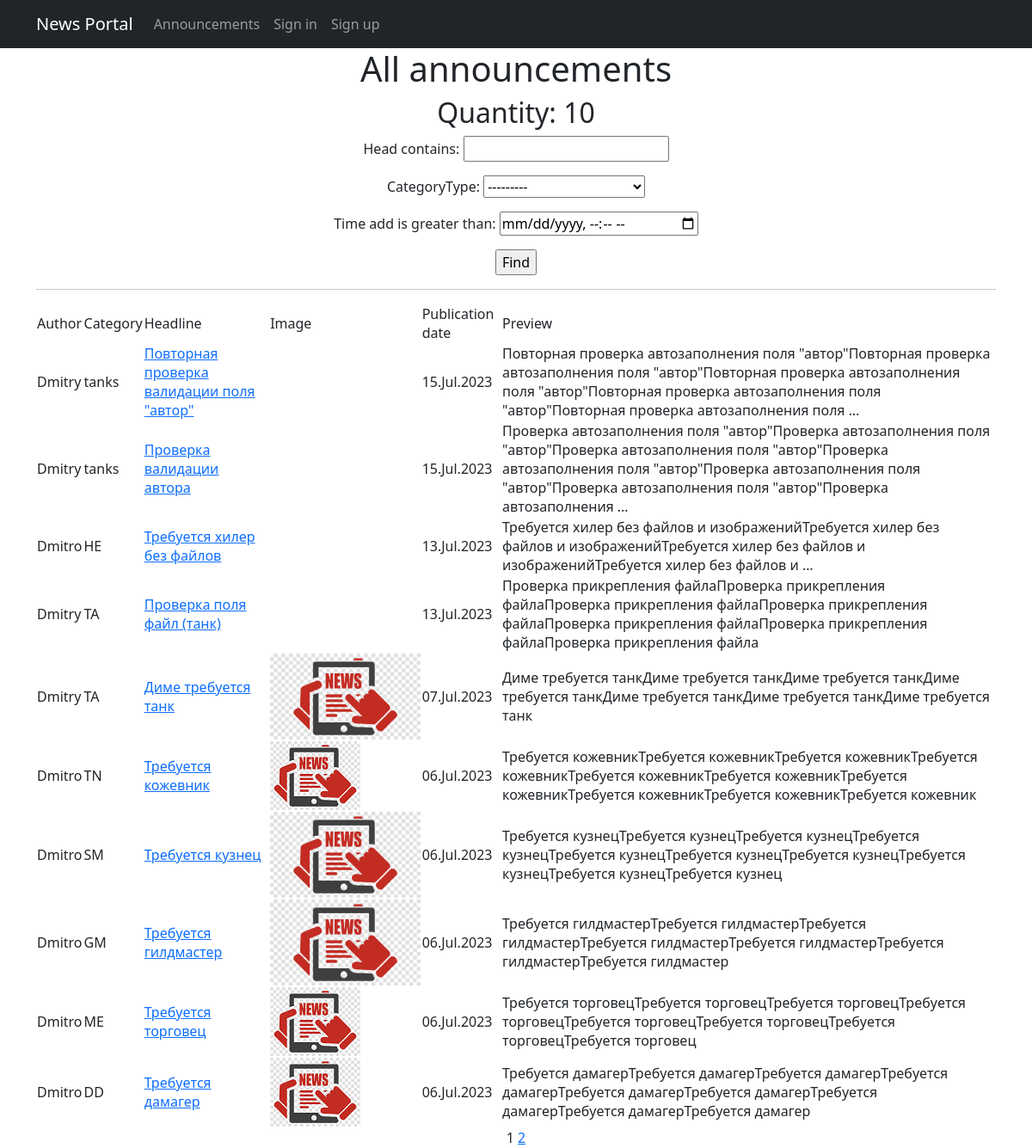
Page /announcements/ on the committed database.
### board/models.py (models this page shows, shortened)
class Announcement(models.Model):
    author = models.ForeignKey(User, on_delete=models.CASCADE)
    TYPE = (
        ('tanks', 'Танки'),
        ('heals', 'Хилы'),
        ('damage_dealers', 'Дамагеры'),
        ('merchants', 'Торговецы'),
        ('guildmasters', 'Гилдмастеры'),
        ('questgivers', 'Квестгиверы'),
        ('smiths', 'Кузнецы'),
        ('tanners', 'Кожевникы'),
        ('potions_masters', 'Зельевары'),
        ('spell_masters', 'Мастера заклинаний'),
    )
    categoryType = models.CharField(max_length=15, choices=TYPE, default='tanks')
    time_add = models.DateTimeField(auto_now_add=True)
    head = models.CharField(max_length=256)
    body = models.TextField()
    image = models.ImageField(upload_to='images', blank=True, null=True)
    file = models.FileField(upload_to='files', blank=True, null=True)

### board/views.py (the view)
# urls.py: path('', SearchAnnouncement.as_view(), name='announcement_search'),
class SearchAnnouncement(ListView):
    model = Announcement
    ordering = '-time_add'
    template_name = 'search.html'
    context_object_name = 'announcements'
    paginate_by = 10
    def get_queryset(self):
        queryset = super().get_queryset()
        self.filterset = AnnouncementFilter(self.request.GET, queryset)
        return self.filterset.qs
    def get_context_data(self, **kwargs):
        context = super().get_context_data(**kwargs)
        context['is_admin'] = self.request.user.groups.filter(name='Admins').exists()
        context['superuser'] = self.request.user.is_superuser
        context['filterset'] = self.filterset
        return context

### board/templatetags/custom_filters.py (called while the page is built)
@register.filter()
def censor(text):
    try:
        str(text)
        word_list = text.split()
        for swear in SWEAR_WORDS:
            for i, word in enumerate(word_list):
                if swear[1:] in word:  # проверка со второй буквы, чтобы учесть верхний регистр
                    word_list[i] = word_list[i].replace(word, SWEAR_WORDS[swear])
        return ' '.join(word_list)
    except ValueError:
        print("Ошибка, невозможно применить фильтр к не строковым данным")

### board/templatetags/custom_tags.py (called while the page is built)
@register.simple_tag(takes_context=True)
def url_replace(context, **kwargs):
    d = context['request'].GET.copy()
    for k, v in kwargs.items():
        d[k] = v
    return d.urlencode()

### templates/search.html (shortened to what this page needs)
{% extends 'flatpages/default.html' %}
{% load custom_filters %}
{% load custom_tags %}
{% block content %}
    <h1>All announcements</h1>
    <h2>Quantity: {{ announcements|length }}</h2>
    <form action="" method="get">
        {{ filterset.form.as_p }}
        <input type="submit" value="Find" />
    </form>
    <hr>
    {% if announcements %}
        <table>
            <tr>
                <td>Author</td>
                <td>Category</td>
                <td>Headline</td>
                <td>Image</td>
                <td>Publication date</td>
                <td>Preview</td>
            </tr>
            {% for announcement in announcements %}
            <tr>
                <td>{{ announcement.author }}</td>
                <td>{{ announcement.categoryType }}</td>
                <td>
                    <a href="{% url 'announcement_detail' announcement.id %}">{{ announcement.head|censor }}</a>
                </td>
                <td>
                    {% if announcement.image %}
                    <img src="{{ announcement.image.url }}" alt="connect" style="max-height:100px">
                    {% endif %}
                </td>
                <td>{{ announcement.time_add|date:'d.M.Y' }}</td>
                <td>{{ announcement.body|truncatewords:20|censor }}</td>
                <td>
                </td>
            </tr>
            {% endfor %}
        </table>
    {% else %}
        <h2>No announcements!</h2>
    {% endif %}
    {{ page_obj.number }}
    {% if page_obj.has_next %}
        <a href="?{% url_replace page=page_obj.next_page_number %}">{{ page_obj.next_page_number }}</a>
    {% endif %}
{% endblock content %}

### templates/flatpages/default.html (shortened to what this page needs)
<html lang="en">
    <head>
        {% load static %}
        <link href="{% static 'css/styles.css' %}" rel="stylesheet" />
    </head>
    <body>
        <nav class="navbar navbar-expand-lg navbar-dark bg-dark static-top">
            <div class="container">
                <a class="navbar-brand" href="/">News Portal</a>
                <div class="collapse navbar-collapse" id="navbarResponsive">
                    <ul class="navbar-nav ml-auto">
                        <li class="nav-item">
                            <a class="nav-link" href="/announcements/">Announcements</a>
                        </li>
                        {% if request.user.is_authenticated %}
                         <li class="nav-item">
                            <a class="nav-link" href="/announcements/private">Your announcements</a>
                        </li>
                        <li class="nav-item">
                            <a class="nav-link" href="/announcements/private_resp">Your responses</a>
                        </li>
                        <li class="nav-item">
                            <a class="nav-link" href="/accounts/logout">Log out</a>
                        </li>
                        {% else %}
                        <li class="nav-item">
                            <a class="nav-link" href="/accounts/login">Sign in</a>
                        </li>
                        <li class="nav-item">
                            <a class="nav-link" href="/accounts/signup">Sign up</a>
                        </li>
                        {% endif %}
                    </ul>
                </div>
            </div>
        </nav>
        <div class="container">
            <div class="row">
                <div class="col-lg-12 text-center">
                    {% block content %}
                    {% endblock content %}
                </div>
            </div>
        </div>
    </body>
</html>

### rows in the picture
Announcement: author "Dmitry", categoryType "tanks", head|censor "Повторная проверка валидации поля \"автор\"", time_add "15.Jul.2023", body|censor "Повторная проверка автозаполнения поля \"автор\"Повторная проверка автозаполнения поля \"автор\"Повторная проверка автозаполнения поля \"автор\"Повторная проверка автозаполнения поля \"автор\"Повторная проверка автозаполнения поля …"
Announcement: author "Dmitry", categoryType "tanks", head|censor "Проверка валидации автора", time_add "15.Jul.2023", body|censor "Проверка автозаполнения поля \"автор\"Проверка автозаполнения поля \"автор\"Проверка автозаполнения поля \"автор\"Проверка автозаполнения поля \"автор\"Проверка автозаполнения поля \"автор\"Проверка автозаполнения поля \"автор\"Проверка автозаполнения …"
Announcement: author "Dmitro", categoryType "HE", head|censor "Требуется хилер без файлов", time_add "13.Jul.2023", body|censor "Требуется хилер без файлов и изображенийТребуется хилер без файлов и изображенийТребуется хилер без файлов и изображенийТребуется хилер без файлов и …"
Announcement: author "Dmitry", categoryType "TA", head|censor "Проверка поля файл (танк)", time_add "13.Jul.2023", body|censor "Проверка прикрепления файлаПроверка прикрепления файлаПроверка прикрепления файлаПроверка прикрепления файлаПроверка прикрепления файлаПроверка прикрепления файлаПроверка прикрепления файла"
Announcement: author "Dmitry", categoryType "TA", head|censor "Диме требуется танк", image (picture), time_add "07.Jul.2023", body|censor "Диме требуется танкДиме требуется танкДиме требуется танкДиме требуется танкДиме требуется танкДиме требуется танкДиме требуется танк"
Announcement: author "Dmitro", categoryType "TN", head|censor "Требуется кожевник", image (picture), time_add "06.Jul.2023", body|censor "Требуется кожевникТребуется кожевникТребуется кожевникТребуется кожевникТребуется кожевникТребуется кожевникТребуется кожевникТребуется кожевникТребуется кожевникТребуется кожевник"
Announcement: author "Dmitro", categoryType "SM", head|censor "Требуется кузнец", image (picture), time_add "06.Jul.2023", body|censor "Требуется кузнецТребуется кузнецТребуется кузнецТребуется кузнецТребуется кузнецТребуется кузнецТребуется кузнецТребуется кузнецТребуется кузнецТребуется кузнец"
Announcement: author "Dmitro", categoryType "GM", head|censor "Требуется гилдмастер", image (picture), time_add "06.Jul.2023", body|censor "Требуется гилдмастерТребуется гилдмастерТребуется гилдмастерТребуется гилдмастерТребуется гилдмастерТребуется гилдмастерТребуется гилдмастер"
Announcement: author "Dmitro", categoryType "ME", head|censor "Требуется торговец", image (picture), time_add "06.Jul.2023", body|censor "Требуется торговецТребуется торговецТребуется торговецТребуется торговецТребуется торговецТребуется торговецТребуется торговецТребуется торговец"
Announcement: author "Dmitro", categoryType "DD", head|censor "Требуется дамагер", image (picture), time_add "06.Jul.2023", body|censor "Требуется дамагерТребуется дамагерТребуется дамагерТребуется дамагерТребуется дамагерТребуется дамагерТребуется дамагерТребуется дамагерТребуется дамагер"

### other values in the picture
{{ announcements|length }} "10"
{{ page_obj.number }} "1"
{{ page_obj.next_page_number }} "2"
